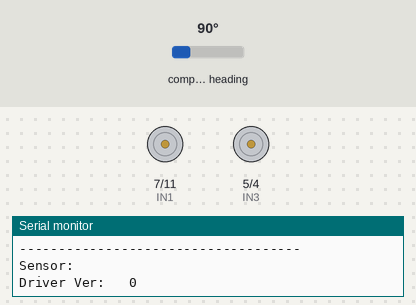
Bench run of a sketch on a simulated Arduino Uno, built with avr-gcc and run on an emulated ATmega328P. Parts: motor-driver pin pairs drawn as motors (green arrow = first pin HIGH = forward, orange = second pin HIGH = backward, longer = more drive, scaled by the enable pin), the last lines printed to the serial monitor. Inputs (shaded band) come from the test bench; at power-on: compass heading 90°. The local clock reads 2024-03-15 10:24:30 at power-on unless the sketch sets it.

Above: at 0.1 s.
At 4.1 s:
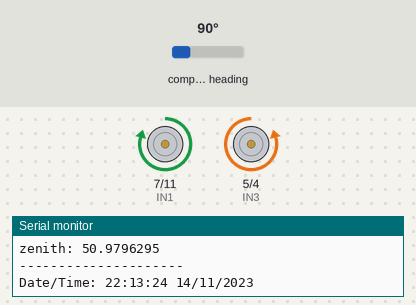
Timing chart, 0 to 5.6 s (numbered marks = the images above):
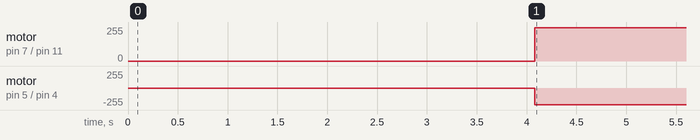

The sketch:

arranged_by_function_blocs.ino
```cpp
#include <Adafruit_HMC5883_U.h>
#include <RTClib.h>
#include <Wire.h>
#include <Adafruit_Sensor.h>

#define DEG_TO_RAD 0.01745329
#define PI 3.141592654
#define TWOPI 6.28318531 //2*PI

Adafruit_HMC5883_Unified mag = Adafruit_HMC5883_Unified(12345);    //**//

const int IN1 = 7;
const int IN2 = 11;
const int IN3 = 5;
const int IN4 = 4;
const int ENA = 10;
const int ENB = 9;

float Lon =10.75; /*Monastir*/
float Lat =35.74;
float nbrdays[12] = {0.0000,28.0000,31.0000,30.0000,31.0000,30.0000,31.0000,31.0000,30.0000,31.0000,30.0000,31.0000};
char buf1[20];//for terminal dispaly
float tz=1.0000000;//time zone
float resultat[4];
      float a1;
      float k;
      float annee,mois;
      float jdoy;
      float tutc;
      float julian;
      float result_julian[2];
           float mnlong,mnanom,eclong,obleq,delta,gmst,lmst,lon,ra,ha,alpha,alphaa,alpha0d,r1,r,alpha0;
           float a,b,y,z,declination,altitude,azimuth,zenith;
           float mnlong_sans_mode;
           float heading[2];

RTC_DS3231 rtc;

void setup() {
  // put your setup code here, to run once:

  Serial.begin(9600);//baud rate
  Wire.begin();
  pinMode(IN1, OUTPUT);
  pinMode(IN2, OUTPUT);
  pinMode(IN3, OUTPUT);
  pinMode(IN4, OUTPUT);
  pinMode(ENA, OUTPUT);
  pinMode(ENB, OUTPUT);

  Serial.println("HMC5883 Magnetometer Test"); Serial.println("");

  /* Initialise the sensor */
  if(!mag.begin())
  {
    /* There was a problem detecting the HMC5883 ... check your connections */
    Serial.println("Ooops, no HMC5883 detected ... Check your wiring!");
    while(1);
  }

  /* Display some basic information on this sensor */
  displaySensorDetails();

  rtc.begin();
  rtc.adjust(DateTime(F(__DATE__),F(__TIME__)));
  if (! rtc.begin()) {
    Serial.println("Couldn't find RTC");
    Serial.flush();
    //while (1) delay(10);
    }
if (rtc.lostPower()) {
    Serial.println("RTC lost power, let's set the time!");
    // When time needs to be set on a new device, or after a power loss, the
    // following line sets the RTC to the date & time this sketch was compiled
    rtc.adjust(DateTime(F(__DATE__), F(__TIME__)));
    // This line sets the RTC with an explicit date & time, for example to set
    // January 21, 2014 at 3am you would call:
    // rtc.adjust(DateTime(2014, 1, 21, 3, 0, 0));
    }
  /*if(timeStatus() != timeSet)
    Serial.println("System Time Cannot be Set. Check Connections.");
  else
    Serial.println("System Time is Set.");
  delay(2000);*/
  Serial.println("Longitude and latitude: "); Serial.print(Lon);
  Serial.print(" "); Serial.println(Lat);
  //delay(1000);
}

void loop() {
  // put your main code here, to run repeatedly:

  sensors_event_t event;
  mag.getEvent(&event);
  sensor_t sensor;
  mag.getSensor(&sensor);

  DateTime now = rtc.now();
  sprintf(buf1, "%02d:%02d:%02d %02d/%02d/%02d",  now.hour(), now.minute(), now.second(), now.day(), now.month(), now.year());
  Serial.print(F("Date/Time: "));
  Serial.println(buf1);
                                                             //julian
  if (fmod(now.year(),4.0000) == 0.0000){
    k=1.0000;}
  else{k=0.0000;}
  if (now.month() > 1){
    for (int i=0; i<(now.month()); i++){
    a1=a1+nbrdays[i];
    }
   }
//a1=243.0000;
   jdoy=now.day()+a1;
  if (now.month() >= 3){
    jdoy=jdoy+k;
  }
  float(tutc=now.hour()+(now.minute()/60.0000)-tz,7);
  float(julian=32916.5000+365.0000*(now.year()-1949.0)+int((now.year()-1949.0)/4.0)+jdoy+tutc/24.0-51545.0,7);
     Serial.print("k= ");Serial.println(k);
     Serial.print("a=");Serial.println(a1,7);
     Serial.print("jdoy= ");Serial.println(jdoy,7);
     Serial.print("tutc= ");Serial.println(tutc,7);
     Serial.print("julian= ");Serial.println(julian,7);Serial.println("--------------");
  result_julian[0]=julian;
  result_julian[1]=tutc;
//  julian=result_julian[0];
//  tutc=result_julian[1];
  delay(1500);                                                            //sun pos
  float(mnlong_sans_mode=280.4600+0.9856474*julian,7);
   Serial.print("mnlong_sans_mode");
   Serial.println(mnlong_sans_mode,7);
   float(mnlong=fmod((280.4600+0.9856474*julian),360.0000),7);
   Serial.print("mnlong inside sun_position= ");Serial.println(mnlong,7);Serial.println("--------------");
   float(mnanom= fmod((DEG_TO_RAD*(357.5280+0.9856003*julian)),TWOPI),7);
   Serial.print("mnanom inside sun_position= ");Serial.println(mnanom,7);
   Serial.println("--------------");
   float(eclong=fmod(DEG_TO_RAD*(mnlong+1.9150*sin(mnanom)+0.0200*sin(2.0000*mnanom)),TWOPI),7);
   Serial.print("eclong inside sun_position= ");Serial.println(eclong,7);Serial.println("--------------");
   float(obleq=DEG_TO_RAD*(23.4390-0.0000004*julian),7);
   Serial.print("obleq inside sun_position= ");Serial.println(obleq,7);Serial.println("--------------");
   if (cos(eclong)<0){
    float(ra=atan((cos(obleq)*sin(eclong))/cos(eclong))+PI,7);Serial.println("cos(eclong)<0");
   }
   if (cos(obleq)*sin(eclong)<0){
    float(ra=atan((cos(obleq)*sin(eclong))/cos(eclong))+TWOPI,7); /*2 coditions if vérifiées??*/Serial.println("cos(eclong)*sin(eclong)<0");

   }
   Serial.print("ra= ");Serial.println(ra,7);Serial.println("--------------");
   float(delta=asin(sin(obleq)*sin(eclong)),7); //solar declination
   Serial.print("delta= ");Serial.println(delta,7);Serial.println("--------------");
   float(gmst=fmod((6.697375+0.0657098242*julian+tutc),24.0000),7);
   Serial.print("gmst= ");Serial.println(gmst,7);Serial.println("--------------");
   float(lmst=gmst+Lon/15.0000,7);Serial.println("--------------");
   Serial.print("lmst= ");Serial.println(lmst,7);Serial.println("--------------");
   float(ha=fmod(15.0000*DEG_TO_RAD*lmst-ra,3.141592654),7);
   Serial.print("ha= ");Serial.println(ha,7);Serial.println("--------------");

   float(alphaa=sin(delta)*sin(DEG_TO_RAD*Lon)+cos(delta)*cos(DEG_TO_RAD*Lat)*cos(ha),7);//variable for alpha0
   Serial.print("alpha a= ");Serial.println(alphaa,7);
   if ((alphaa<=1)&(alphaa>=-1)){
    float(alpha0=asin(alphaa),7);Serial.println("(alphaa<=1)&(alphaa>=-1)");
    }
   if (alphaa>1.0000){
   float(alpha0=PI/2.0000,7);Serial.println("alphaa>1.0000");
   }
    if (alphaa<-1) {
    float(alpha0=-PI/2.0000,7);Serial.println("alphaa<-1.0000");
    }
    Serial.print("alpha0= ");Serial.println(alpha0,7);
    float(alpha0d=(1/DEG_TO_RAD)*alpha0,10);Serial.print("alpha0d= ");Serial.println(alpha0d,10);Serial.println("--------------");
    if (alpha0d>-0.5600){
      float(r1=(3.51561*(0.1594+0.0196*alpha0d+0.00002*pow(alpha0d,2)))*pow(1.0000+0.5050*alpha0d+0.0845*pow(alpha0d,2.0),-1.0000),7);
      }
      else{float(r1=0.5600,7);}
      Serial.print("r1= ");Serial.println(r1,7);
    if ((alpha0d+r1)>90.0){
      float(alpha=PI/2.0,7);}
      else{float(alpha=DEG_TO_RAD*(alpha0d+r1),7);}
      Serial.print("alpha= ");Serial.println(alpha,7);Serial.println("--------------");
    float(a=(sin(alpha0)*sin(DEG_TO_RAD*Lat)-sin(delta))/(cos(alpha0)*cos(DEG_TO_RAD*Lat)),7);
    Serial.print("a= ");Serial.println(a,4);
    if ((-1.0<=a)&(a<=1.0)){
      float(b=acos(a),7);
      }
      Serial.print("(-1.0<=a)&(a<=1.0))---- b= ");Serial.println(b,4);
      if (a>1){
        b=0; Serial.print("(a>1)---- b= ");Serial.println(b,4); }
       float(y=b+PI,7);
       if (ha<-PI){
        float(y=b,7);}
       if ((ha>=-PI)&(ha<=0.0)){
       float(y=PI-b,7);}
        Serial.print("y= ");Serial.println(y,7);
       z=float((3.141592654/2)-alpha);
       Serial.print("z= ");Serial.println(z,7);
       float(declination=delta/DEG_TO_RAD,7);
       float(altitude=alpha/DEG_TO_RAD,7);
       float(azimuth=y/DEG_TO_RAD,7);
       float(zenith=z/DEG_TO_RAD,7);
       float(resultat[0]=declination,7);
       float(resultat[1]=altitude,7);
       float(resultat[2]=azimuth,7);
       float(resultat[3]=zenith,7);
  Serial.print("declination: ");Serial.println(declination,7);
  Serial.print("altitude: ");Serial.println(altitude,7);
  Serial.print("azimuth: ");Serial.println(azimuth,7);
  Serial.print("zenith: ");Serial.println(zenith,7);
  Serial.println("---------------------");
  delay(1000);

  TrackerPosition(event);

  analogWrite(ENA, 250);
  analogWrite(ENB, 250);
  digitalWrite(IN1,HIGH);
  digitalWrite(IN2,LOW);
  digitalWrite(IN3,LOW);
  digitalWrite(IN4,HIGH);
}

int TrackerPosition(sensors_event_t event) // obtenir la position du suiveur par rapport au nord
    {
     float heading[2];
     float track_elev = atan2(event.magnetic.y, event.magnetic.z);/*elevation
                                                                NOTE: This calibration method wasn’t very accurate inside my workshop (it’s all steel construction), but was fine everywhere else I tried.
                                                                So keep an eye out for things that might throw your magnetic readings out of whack.*/
     float track_az = atan2(event.magnetic.x, event.magnetic.y);/*azimuth*/
                                                                //set declinationAngle based on magnetic field strength in locality.
     float declinationAngle = 0.049;                            // declination de nord magentique par rapport au nord Geoterrestre
     heading[1]=track_az+declinationAngle;

      // Correct for when signs are reversed.
      if(heading[1] < 0)
        heading[1] += 2*PI;

      // Check for wrap due to addition of declination.
      if(heading[1] > 2*PI)
        heading[1] -= 2*PI;

      // Convert radians to degrees for readability.
      int headingDegrees1 = int(round(degrees(track_elev)));
      int headingDegrees2 = int(round(degrees(track_az)));
      heading[0]=headingDegrees1;
      heading[1]=headingDegrees2;

    }
void displaySensorDetails(void)
{
  sensor_t sensor;
  mag.getSensor(&sensor);
  Serial.println("------------------------------------");
  Serial.print  ("Sensor:       "); Serial.println(sensor.name);
  Serial.print  ("Driver Ver:   "); Serial.println(sensor.version);
  Serial.print  ("Unique ID:    "); Serial.println(sensor.sensor_id);
  Serial.print  ("Max Value:    "); Serial.print(sensor.max_value); Serial.println(" uT");
  Serial.print  ("Min Value:    "); Serial.print(sensor.min_value); Serial.println(" uT");
  Serial.print  ("Resolution:   "); Serial.print(sensor.resolution); Serial.println(" uT");
  Serial.println("------------------------------------");
  Serial.println("");
  delay(500);
}
```

Measured:
- by itself, motor on pin 7 (IN1) / pin 11 (IN2): stopped → forward 250/255 at 4.1 s
- by itself, motor on pin 5 (IN3) / pin 4 (IN4): stopped → backward 250/255 at 4.1 s
